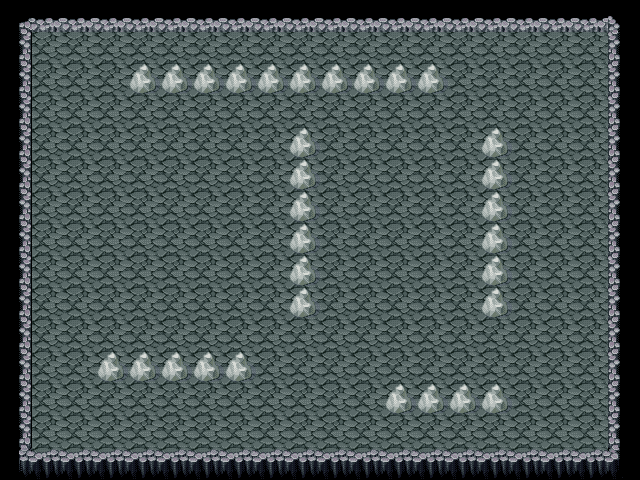

This is a level from a 2D game, rendered from its Tiled map with the project's own tilesets. A one-line summary and the map file follow, with tile-layer data summarised:
An orthogonal 20x15 tile map with 32x32 px tiles, 2 tile layers (background, collision), 2 tilesets and 2 objects (player, enemy).

<map version="1.0" orientation="orthogonal" width="20" height="15" tilewidth="32" tileheight="32">
 <tileset firstgid="1" name="dungeon_tileset" tilewidth="32" tileheight="32">
  <image source="../images/dungeon_tileset.png" width="512" height="512" />
 </tileset>
 <tileset firstgid="257" name="characters_spritesheet" tilewidth="32" tileheight="64">
  <image source="../images/characters_spritesheet.png" width="384" height="512" />
 </tileset>
 <layer name="background" width="20" height="15">
  <data>[300 cells, 300 non-empty, 1 distinct tile ids]</data>
 </layer>
 <layer name="collision" width="20" height="15">
  <properties>
   <property name="collision" value="true" />
  </properties>
  <data>[300 cells, 97 non-empty, 9 distinct tile ids]</data>
 </layer>
 <objectgroup name="objects" width="20" height="15">
  <object name="player" type="player" gid="258" x="384" y="224">
   <properties>
    <property name="player_movement.walking_speed" value="100" />
   </properties>
  </object>
  <object name="enemy0" type="enemy" gid="267" x="32" y="96" />
 </objectgroup>
</map>
